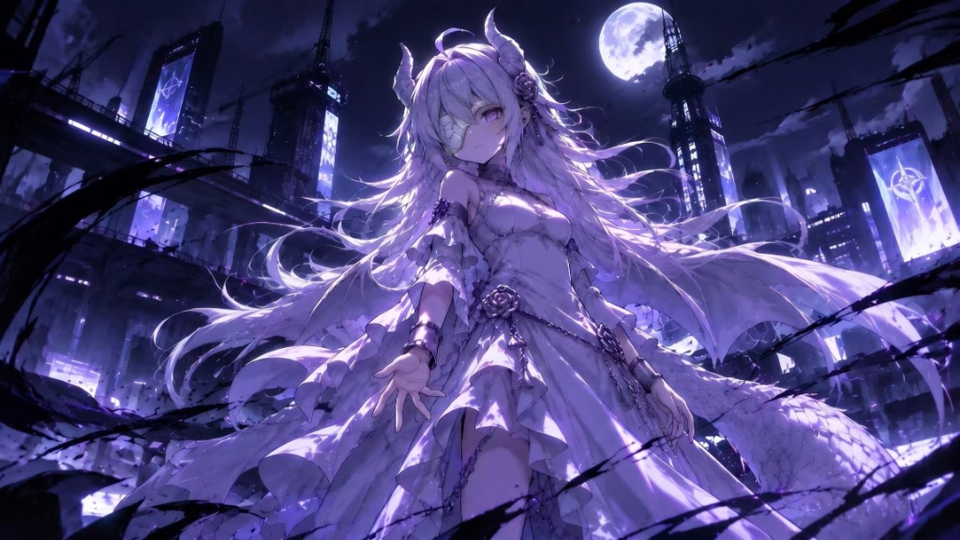
#> input picture mods/limbus-yisang-index-father-10115/illust/10115_normal.png, 1920 x 1080 px (shown at 1/2 size); its folder holds only this picture in this run
$ python -i patch_engine.py   (imports and definitions only)
#> lines starting #> are read from the running program, lines starting #| are printed output that depends on the picture
#> further down, picture is the input picture: PIL image 1920x1080 RGBA; mean R, G, B, A 73.4, 67.2, 123.6, 255
from __future__ import annotations

import copy
import json
import math
import re
import struct
import warnings
from collections import Counter
from pathlib import Path
from typing import Any

from PIL import Image, ImageEnhance, ImageFilter
from PIL.Image import Transpose

from .catalog_index import BundleRecord, parse_unity6_catalog_bin
from .config import ProjectConfig
from .state_ledger import StateLedger, atomic_write_bytes

# [1 line not run here, left out]

UNITY_FALLBACK_VERSION = "6000.3.12f1"
UNITY_PATH_SP_RENDERER = 1257685109
UNITY_PATH_SP_EFFECT = 955408368
SD_EXPANSION_PAD = 256

# Opt-in per-personality external FX shadow sprite cloning specs (read from mod.json fx_shadow_specs/fx_shadow_sprites).
DEFAULT_FX_SHADOW_SPECS: dict[int, list[dict[str, Any]]] = {}

_STANDARD_SPRITE_CHANNELS = [
    {"stream": 0, "offset": 0, "format": 0, "dimension": 3},
    {"stream": 0, "offset": 0, "format": 0, "dimension": 0},
    {"stream": 0, "offset": 0, "format": 0, "dimension": 0},
    {"stream": 0, "offset": 0, "format": 0, "dimension": 0},
    {"stream": 1, "offset": 0, "format": 0, "dimension": 2},
    {"stream": 0, "offset": 0, "format": 0, "dimension": 0},
    {"stream": 0, "offset": 0, "format": 0, "dimension": 0},
    {"stream": 0, "offset": 0, "format": 0, "dimension": 0},
    {"stream": 0, "offset": 0, "format": 0, "dimension": 0},
    {"stream": 0, "offset": 0, "format": 0, "dimension": 0},
    {"stream": 0, "offset": 0, "format": 0, "dimension": 0},
    {"stream": 0, "offset": 0, "format": 0, "dimension": 0},
    {"stream": 0, "offset": 0, "format": 0, "dimension": 0},
    {"stream": 0, "offset": 0, "format": 0, "dimension": 0},
]


def _natural_sort_key(text: str) -> list[int | str]:
    return [int(tok) if tok.isdigit() else tok.lower() for tok in re.split(r"(\d+)", text)]


# [336 lines left out: functions _collect_local_pptrs, _collect_appearance_clip_sources, _extract_sprite_mesh_info, _decode_clip_sprite_timelines, _collect_sd_meta_in_memory, find_personality_bundles, not called in this run]


def _premultiply_alpha_rgba(im: Image.Image) -> Image.Image:
    """Premultiply RGB channels by alpha for Unity Spine shaders (_StraightAlphaInput=0)."""
    rgba = im.convert("RGBA")
    rgb = rgba.convert("RGB")
    alpha = rgba.getchannel("A")
#> alpha: PIL image 1920x1080 L; every value is 255
    black = Image.new("RGB", rgba.size, (0, 0, 0))
#> black: PIL image 1920x1080 RGB; every value is 0
    premult_rgb = Image.composite(rgb, black, alpha)
    r, g, b = premult_rgb.split()
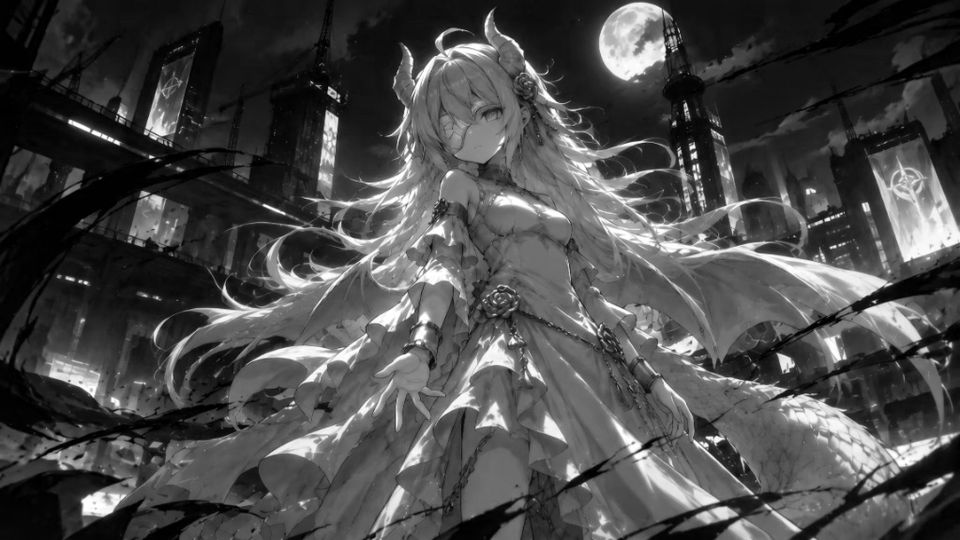
#> r: PIL image 1920x1080 L (shown at 1/2 size); min 0, max 255, mean 73.4
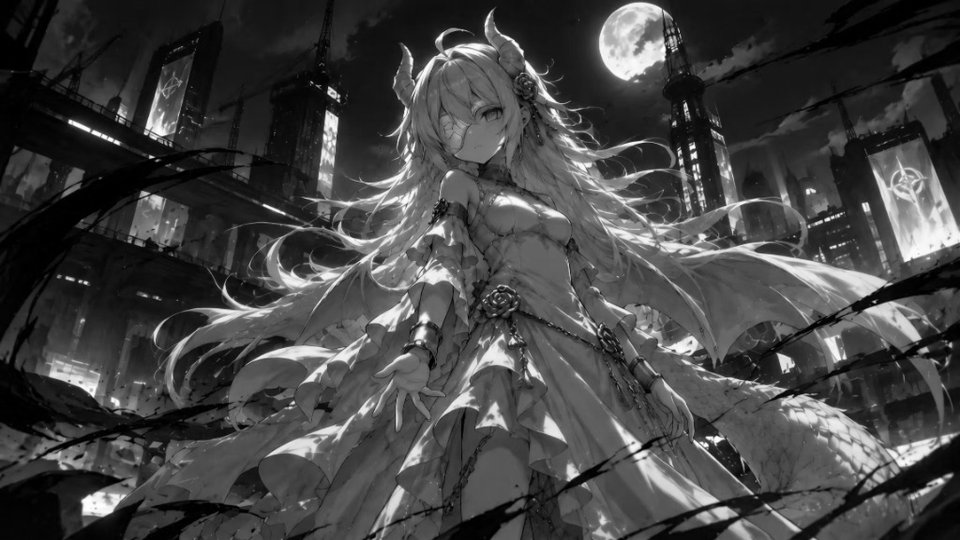
#> g: PIL image 1920x1080 L (shown at 1/2 size); min 0, max 255, mean 67.2
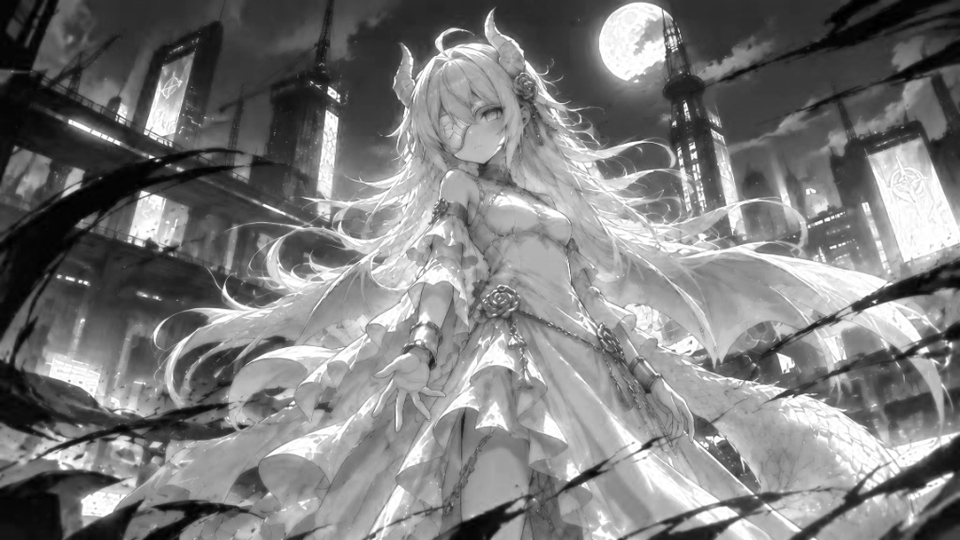
#> b: PIL image 1920x1080 L (shown at 1/2 size); min 0, max 255, mean 123.6
    return Image.merge("RGBA", (r, g, b, alpha))


# [177 lines left out: functions _atlas_page_uses_pma, apply_image_adjustments, _norm_render_data_key, _trim_and_align_sd_quad, _write_quad_mesh_to_sprite_tree, not called in this run]


class _ShelfRegion:
    # [703 lines left out: functions __init__, allocate, _crop_centered_fx_frame, _allocate_unused_pid, _clone_serialized_object, _find_standalone_sprite_tex_template and 2 more, not called in this run]

>>> from PIL import Image
>>> picture = Image.open('../mods/limbus-yisang-index-father-10115/illust/10115_normal.png')
>>> result = _premultiply_alpha_rgba(picture)
